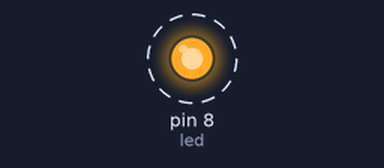
Bench run of a sketch on a simulated Arduino Uno, built with avr-gcc and run on an emulated ATmega328P. Shown: output pins drawn as LEDs (lit = HIGH). Dashed ring = blinking.

Above: at 0.1 s.
Timing chart, 0 to 3.0 s (numbered marks = the images above):
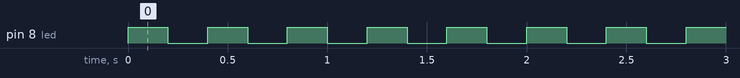

Measured:
- by itself, pin 8 (led): alternates HIGH for 0.20 s and LOW for 0.20 s

The sketch:

Blink.ino
```cpp
int led=8;

// the setup function runs once when you press reset or power the board
void setup() {
  // initialize digital pin led as an output.
  pinMode(led, OUTPUT);
}

// the loop function runs over and over again forever
void loop() {
  digitalWrite(led, HIGH);  // turn the LED on (HIGH is the voltage level)
  delay(200);                      // wait for a second
  digitalWrite(led, LOW);   // turn the LED off by making the voltage LOW
  delay(200);                      // wait for a second
}
```
